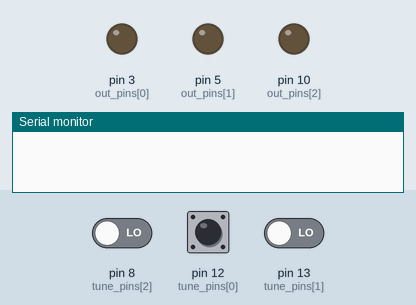
Simulated run of this sketch. Board: Arduino Uno, built with avr-gcc and run on an emulated ATmega328P. Parts: output pins drawn as LEDs (lit = HIGH), the last lines printed to the serial monitor. The inputs (shaded band) are chosen by the test bench; at power-on: pin 8 (tune_pins[2]) LOW, pin 12 (tune_pins[0]) LOW, pin 13 (tune_pins[1]) LOW.

Above: at 1.2 s.
1.3 s: pin 8 (tune_pins[2]) driven HIGH
At 3.0 s:
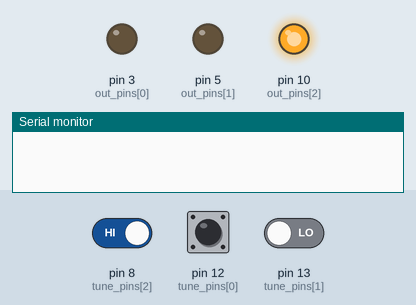
4.3 s: pin 12 (tune_pins[0]) driven HIGH
At 6.7 s:
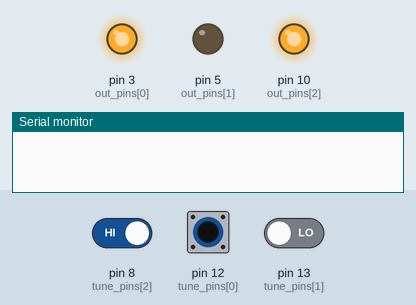
7.3 s: pin 13 (tune_pins[1]) driven HIGH
At 8.9 s:
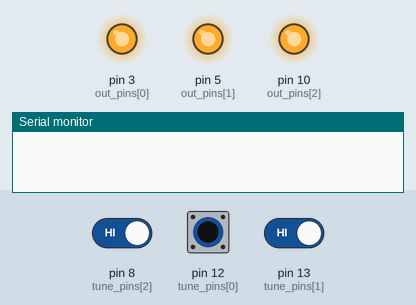
10.3 s: pin 8 (tune_pins[2]) driven LOW
11.8 s: pin 8 (tune_pins[2]) driven HIGH
At 13.5 s:
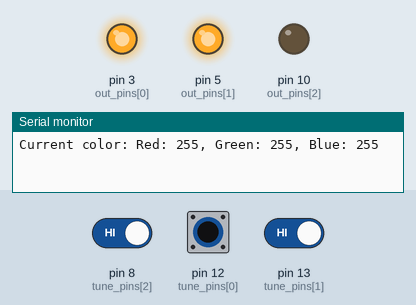
14.8 s: pin 12 (tune_pins[0]) pulsed LOW 5 times (0.12 s each, 0.3 s apart)
At 18.6 s:
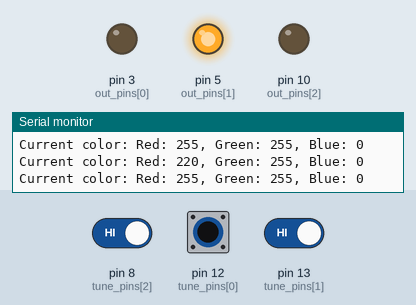
Timing chart, 0 to 19.9 s (numbered marks = the images above; inputs shaded):
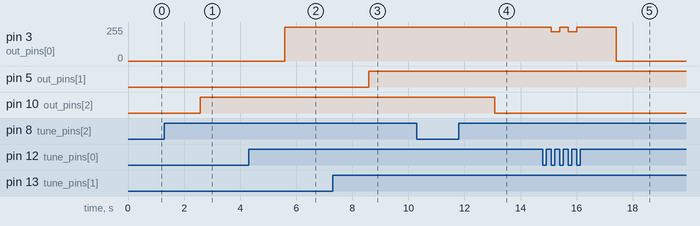

Measured:
- after the input at 1.3 s, pin 10 (out_pins[2]): LOW → HIGH after 1.3 s
- after the input at 4.3 s, pin 3 (out_pins[0]): 0/255 → 255/255 after 1.3 s
- after the input at 7.3 s, pin 5 (out_pins[1]): LOW → HIGH after 1.3 s
- after the input at 11.8 s, pin 10 (out_pins[2]): HIGH → LOW after 1.3 s
- after the input at 14.8 s, pin 3 (out_pins[0]): 255/255 → 219/255 after 0.30 s, → 255/255 0.30 s later, → 220/255 0.30 s later, → 255/255 0.30 s later, … (5 changes in this stretch)

The sketch:

color_change.ino
```cpp
#include <stdio.h>

const size_t channel_count = 3;
const int out_pins[channel_count] = {3, 5, 10};
const int tune_pins[channel_count] = {12, 13, 8};

unsigned char current_color[channel_count] = {0, 0, 0};
bool tune_pins_was_pressed[channel_count] = {0, 0, 0};
bool direction[channel_count] = {1, 1, 1};

void setup()
{
    for (size_t i = 0; i < channel_count; ++i) {
        pinMode(tune_pins[i], INPUT);
        tune_pins_was_pressed[i] = digitalRead(tune_pins[i]);
    }
    Serial.begin(9600);
}

void loop()
{
    bool any_button_released = false;
    for (size_t i = 0; i < channel_count; ++i) {
        bool tune_pin_pressed = digitalRead(tune_pins[i]);
        if (tune_pin_pressed) {
            if (direction[i]) {
                if (current_color[i] < 255) {
                    current_color[i]++;
                }
            } else {
                if (current_color[i] > 0) {
                    current_color[i]--;
                }

            }
        } else if (tune_pins_was_pressed[i]) {
            direction[i] = !direction[i];
            any_button_released = true;
        }
        tune_pins_was_pressed[i] = tune_pin_pressed;

        analogWrite(out_pins[i], current_color[i]);
    }
    if (any_button_released) {
        char buffer[256];
        sprintf(buffer, "Current color: Red: %d, Green: %d, Blue: %d", current_color[0], current_color[1], current_color[2]);
        Serial.println(buffer);
        Serial.flush();
    }
    delay(5);
}
```
